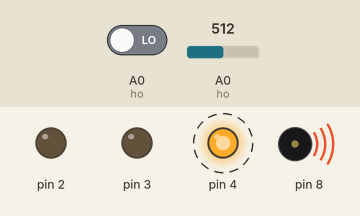
This sketch was run on a simulated Arduino Uno, built with avr-gcc and run on an emulated ATmega328P. Shown: output pins drawn as LEDs (lit = HIGH), buzzer (waves = sounding). Dashed ring = blinking. The test bench sets the inputs (shaded band); at power-on: A0 (ho) = 512, A0 (ho) LOW. What the sketch prints to the serial monitor is not drawn.

Above: at 2.9 s.
3.0 s: A0 (ho) set to 176
9.2 s: A0 (ho) set to 159
At 11.1 s:
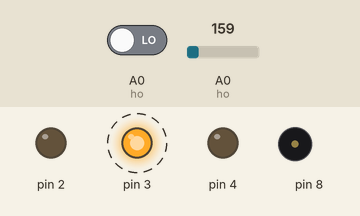
15.4 s: A0 (ho) set to 122
At 17.1 s:
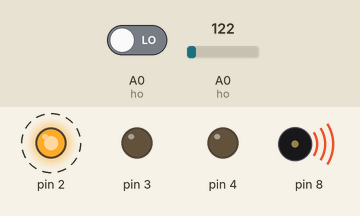
21.6 s: A0 (ho) set to 306
At 23.05 s:
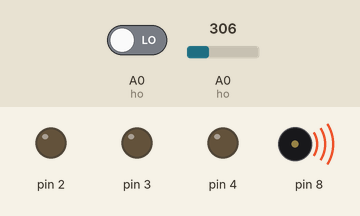
27.8 s: A0 (ho) set to 18
At 30.5 s:
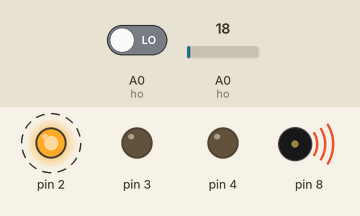
Timing chart, 0 to 35.0 s (numbered marks = the images above; inputs shaded):
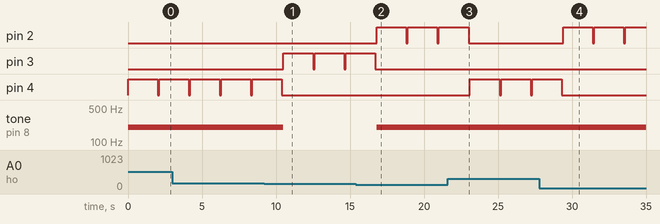

The sketch:

sketch_ho.ino
```cpp
int ledr=4;
int ledg=3;
int ledb=2;
int pi=8; int ho=A0;
void setup() {
pinMode(2, OUTPUT);
pinMode(3, OUTPUT);
pinMode(4, OUTPUT);

float meleg;
Serial.begin(9600);
meleg=digitalRead(ho);
}

void loop() {
float meleg=analogRead(ho);
if((meleg*5/1024-0.5)*100>28)
{
digitalWrite(4, HIGH);
tone(8,200);
}
else if((meleg*5/1024-0.5)*100<20)
{digitalWrite(2, HIGH);
tone(8,200);
  }
  else
  {digitalWrite(3, HIGH);
   noTone(8);

    }
Serial.print(digitalRead(ho));
Serial.print(" ");
Serial.print((meleg*5/1024-0.5)*100);
Serial.print(" ");
delay(2000);
digitalWrite(4 , LOW);
digitalWrite(3 , LOW);
digitalWrite(2 , LOW);
delay(100);
}
```

Measured:
- the behaviour switches between 160 and 159 on A0 (ho) (found by bisection; images 0 and 1)
- after the input at 9.2 s, pin 3: alternates HIGH for 2.0 s and LOW for 0.10 s, starting after 1.3 s; pin 4: goes on until 10.4 s, then stays LOW; tone on pin 8: 200 Hz → silent after 1.3 s
- after the input at 15.4 s, pin 2: alternates HIGH for 2.0 s and LOW for 0.10 s, starting after 1.4 s; pin 3: goes on until 16.7 s, then stays LOW; tone on pin 8: silent → 200 Hz after 1.4 s
- after the input at 21.6 s, pin 2: goes on until 23.0 s, then stays LOW; pin 4: alternates HIGH for 2.0 s and LOW for 0.10 s, starting after 1.5 s
- after the input at 27.8 s, pin 2: alternates HIGH for 2.0 s and LOW for 0.10 s, starting after 1.6 s; pin 4: goes on until 29.3 s, then stays LOW
- by itself, pin 4: alternates HIGH for 2.0 s and LOW for 0.10 s
